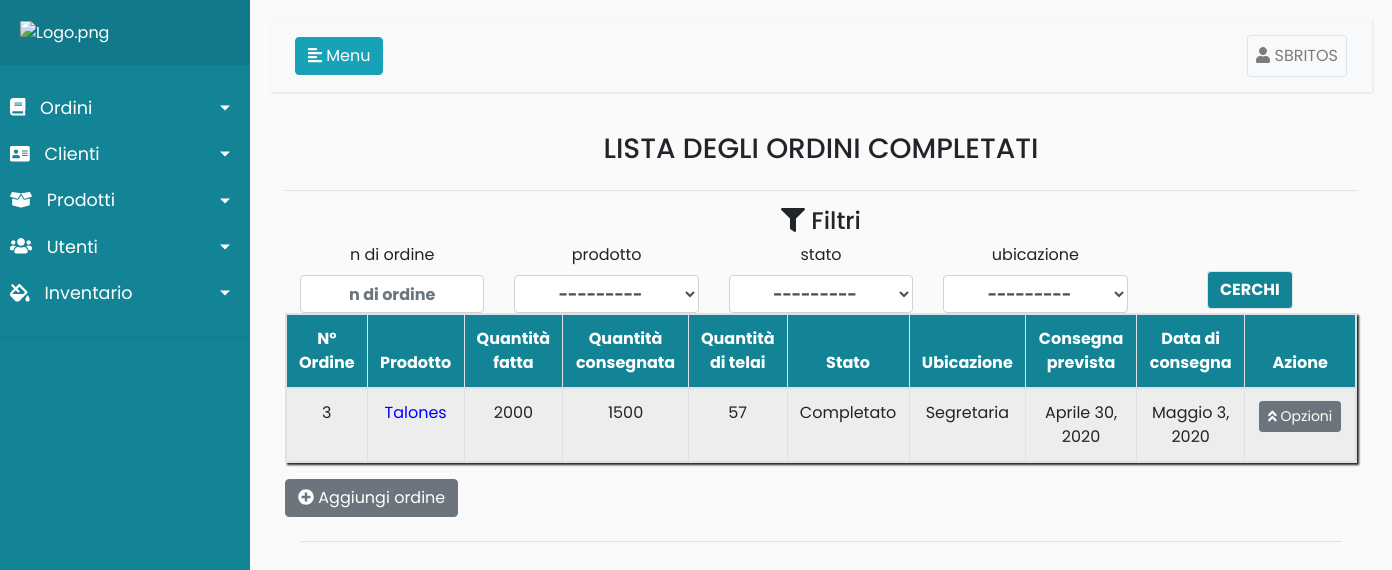
The page /Ordenes/listEntregados (signed in) on the database as committed earlier.
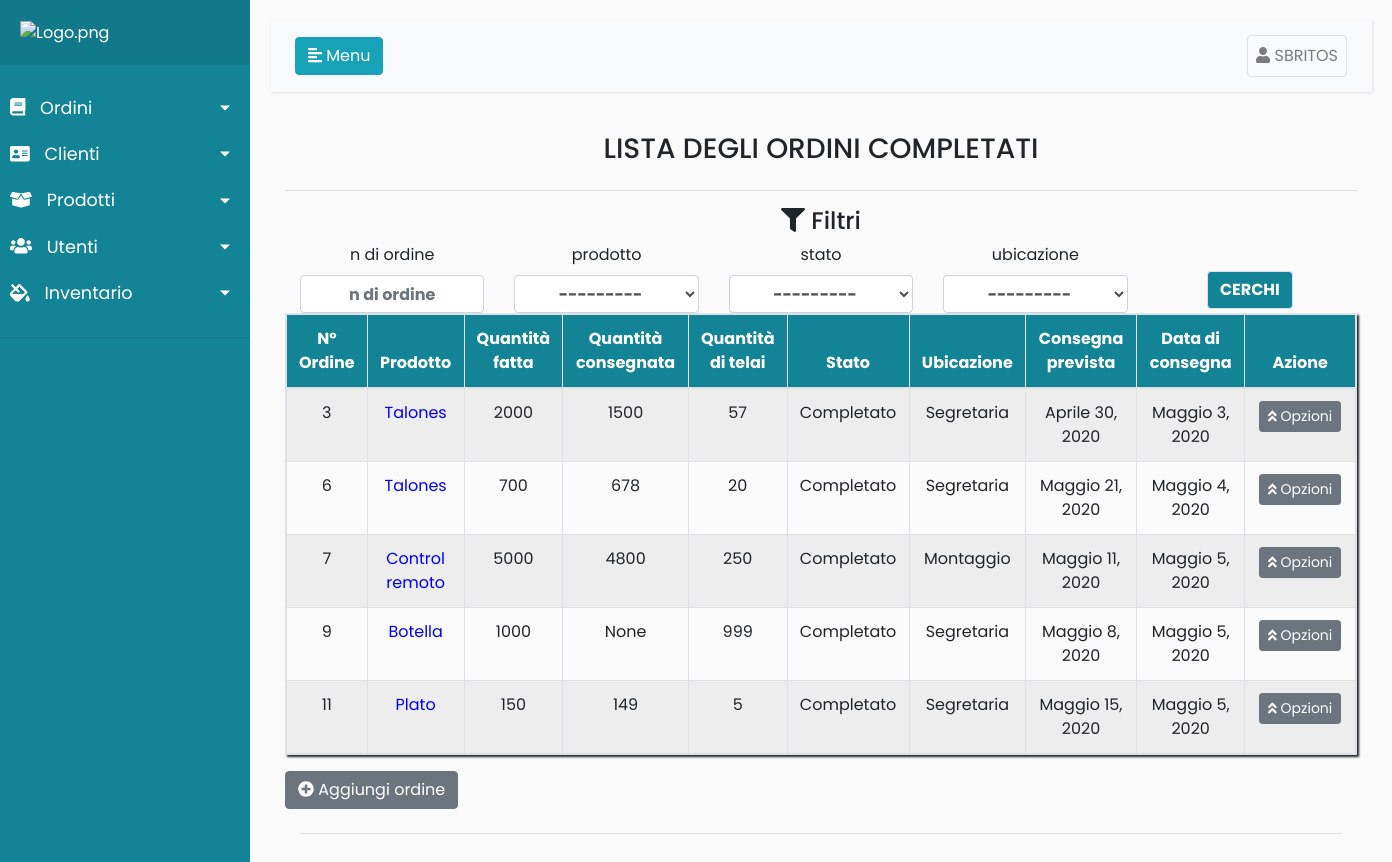
The same page on the database as committed later.
### Ordenes/models.py (models this page shows, shortened)
class Ordenes(models.Model):
    ESTADOS = (
        ('Ricevuto', 'Ricevuto'),
        ('Creato','Creato'),
        ('Assegnato','Assegnato'),
        ('Completato','Completato'),
        ('Consegnato','Consegnato'),
        ('Spedito', 'Spedito'),
        ('Inviato', 'Inviato'),
    )
    UBICACIONES = (
        ('Segretaria', 'Segretaria'),
        ('Fortex Nuova', 'Fortex Nuova'),
        ('Fortex Vecchia', 'Fortex Vecchia'),
        ('Cliente', 'Cliente'),
        ('Verniciatura', 'Verniciatura'),
        ('Controlo Qualità', 'Controlo Qualità'),
        ('Montaggio', 'Montaggio'),
        ('Graphic Design', 'Graphic Design'),
    )
    orden = models.AutoField(primary_key=True , blank=False,verbose_name='Número de órden')
    descripcion = models.TextField()
    producto = models.ForeignKey(Productos,verbose_name=('Prodotto'),on_delete=models.CASCADE)
    fecha_ingreso = models.DateTimeField(auto_now_add=True)
    estado = models.CharField(max_length=20,choices=ESTADOS)
    cantidad_recibida = models.PositiveIntegerField(blank=False,null=True)
    ubicacion = models.CharField(max_length=20,choices=UBICACIONES)
    fecha_entrega_estimada=models.DateField(blank=True,null=True)
    asignado = models.ForeignKey(Usuarios, verbose_name=("Aseggnato a "),related_name='Asignado', on_delete=models.CASCADE)
    fecha_entrega_real = models.DateField(blank=True,null=True)
    usuarios = models.ForeignKey(Usuarios, verbose_name=("Creato"),on_delete=models.CASCADE, null=True,blank=False)
    cantidadEntregada = models.IntegerField(blank=True,null=True)
    telaio = models.IntegerField(blank=True,null=True)
    history = HistoricalRecords()

### Productos/models.py (models this page shows)
class Productos(models.Model):
    nombre = models.CharField(blank=False, max_length=50)
    rut = models.ForeignKey(Clientes, on_delete=models.CASCADE)
    material = models.CharField(blank=True, max_length=50)
    plasma = models.CharField(blank=True, max_length=50)
    preTratamiento = models.ManyToManyField(Stock,related_name='+',blank=True)
    fondo = models.ManyToManyField(Stock,related_name="+",blank=True)
    finitura = models.ManyToManyField(Stock,blank=True)
    deposito = models.CharField(blank=True, max_length=150)
    controlCalidad = models.CharField(blank=True, max_length=50)
    embalaje = models.CharField(blank=True, max_length=50)
    consideraciones = models.TextField(blank=True)
    temperatura = models.IntegerField(blank=True,null=True)
    tiempo_horno = models.IntegerField(blank=True,null=True)
    fotos = models.ImageField(blank=True)
    telaio = models.PositiveSmallIntegerField(blank=True,null=True)
    created = models.DateTimeField(auto_now_add=True)
    updated = models.DateTimeField(auto_now=True,blank=True)
    usuarios = models.ForeignKey(Usuarios, verbose_name=("Creado por "), on_delete=models.CASCADE)
    history = HistoricalRecords()
    def __str__(self):
        return self.nombre

### Ordenes/views.py (the view)
# urls.py: path('Ordenes/listEntregados',login_required(ListarEntregadosView), name = 'listEntregados'),
def ListarEntregadosView(request):
    Model_one = Ordenes.objects.all().filter(estado='Completato')
    myFilter = OrdenesFilter(request.GET, queryset=Model_one)
    paginator = Paginator(myFilter.qs, 10)
    page = request.GET.get('page1')
    try:
        pub = paginator.page(page)
    except PageNotAnInteger:
        pub = paginator.page(1)
    except EmptyPage:
        pub = paginator.page(paginator.num_pages)
    myFilter = OrdenesFilter(request.GET, queryset=Model_one)
    context = {'Model_one': Model_one, 'pub': pub, "myFilter": myFilter}
    return render(request, 'ordenes/listarEntregados.html', context)

### Ordenes/templates/ordenes/listarEntregados.html (shortened to what the changed rows need)
{% extends 'register/index.html' %}
{% load static %}
{% load widget_tweaks %}
{% block content %}
    <div class="container">
    <table id="tabla" class="table table-responsive border table-striped table-bordered" style="box-shadow:2px 2px 2px;">
        <thead style="background-color:#138496;color:#fff">
        <th class="col-md text-center" style="width:5rem;">Nº Ordine</th>
        <th class="col-md text-center" style="width:15rem;">Prodotto</th>
        <th class="col-md text-center" style="width:5rem;">Quantità fatta</th>
        <th class="col-md text-center" style="width:25rem;">Quantità consegnata</th>
        <th class="col-md text-center" style="width:5rem;">Quantità di telai</th>
        <th class="col-md text-center" style="width:15rem;">Stato</th>
        <th class="col-md text-center" style="width:15rem;">Ubicazione</th>
        <th class="col-md text-center" style="width:25rem;">Consegna prevista</th>
        <th class="col-md text-center" style="width:25rem;">Data di consegna</th>
        <th class="col-md text-center" style="width:50rem;">Azione</th>
        </thead>
        {% for producto in pub %}
            <tr>
                <td class="col-md text-center" style="width:5rem;">{{ producto.orden }}</td>
                <td class="col-md text-center" style="width:15rem; color: blue"><a href="/Productos/detail/{{ producto.producto.id }} ">{{ producto.producto }}</a></td>
                <td class="col-md text-center" style="width:5rem;">{{ producto.cantidad_recibida }}</td>
                <td class="col-md text-center" style="width:25rem;">{{ producto.cantidadEntregada }}</td>
                <td class="col-md text-center" style="width:5rem;">{{ producto.telaio }}</td>
                <td class="col-md text-center" style="width:15rem;">{{ producto.estado }}</td>
                <td class="col-md text-center" style="width:15rem;">{{ producto.ubicacion }}</td>
                <td class="col-md text-center" style="width:25rem;">{{ producto.fecha_entrega_estimada }}</td>
                <td class="col-md text-center" style="width:25rem;">{{ producto.fecha_entrega_real }}</td>
                <td class="col-md text-center" style="width:50rem;">
                    <div class="dropup">
                        <button type="button" class="btn btn-secondary btn-sm" data-toggle="dropdown">
                            <i class="fas fa-angle-double-up"></i> Opzioni
                        </button>
                </td>
            </tr>
        {% endfor %}
    </table>
{% endblock %}

Rows that differ between the two databases and show on the page:
added Ordenes: orden "6", producto "Talones", cantidad_recibida "700", cantidadEntregada "678", telaio "20", estado "Completato", ubicacion "Segretaria", fecha_entrega_estimada "Maggio 21, 2020", fecha_entrega_real "Maggio 4, 2020"
added Ordenes: orden "7", producto "Control remoto", cantidad_recibida "5000", cantidadEntregada "4800", telaio "250", estado "Completato", ubicacion "Montaggio", fecha_entrega_estimada "Maggio 11, 2020", fecha_entrega_real "Maggio 5, 2020"
added Ordenes: orden "9", producto "Botella", cantidad_recibida "1000", cantidadEntregada "None", telaio "999", estado "Completato", ubicacion "Segretaria", fecha_entrega_estimada "Maggio 8, 2020", fecha_entrega_real "Maggio 5, 2020"
added Ordenes: orden "11", producto "Plato", cantidad_recibida "150", cantidadEntregada "149", telaio "5", estado "Completato", ubicacion "Segretaria", fecha_entrega_estimada "Maggio 15, 2020", fecha_entrega_real "Maggio 5, 2020"
